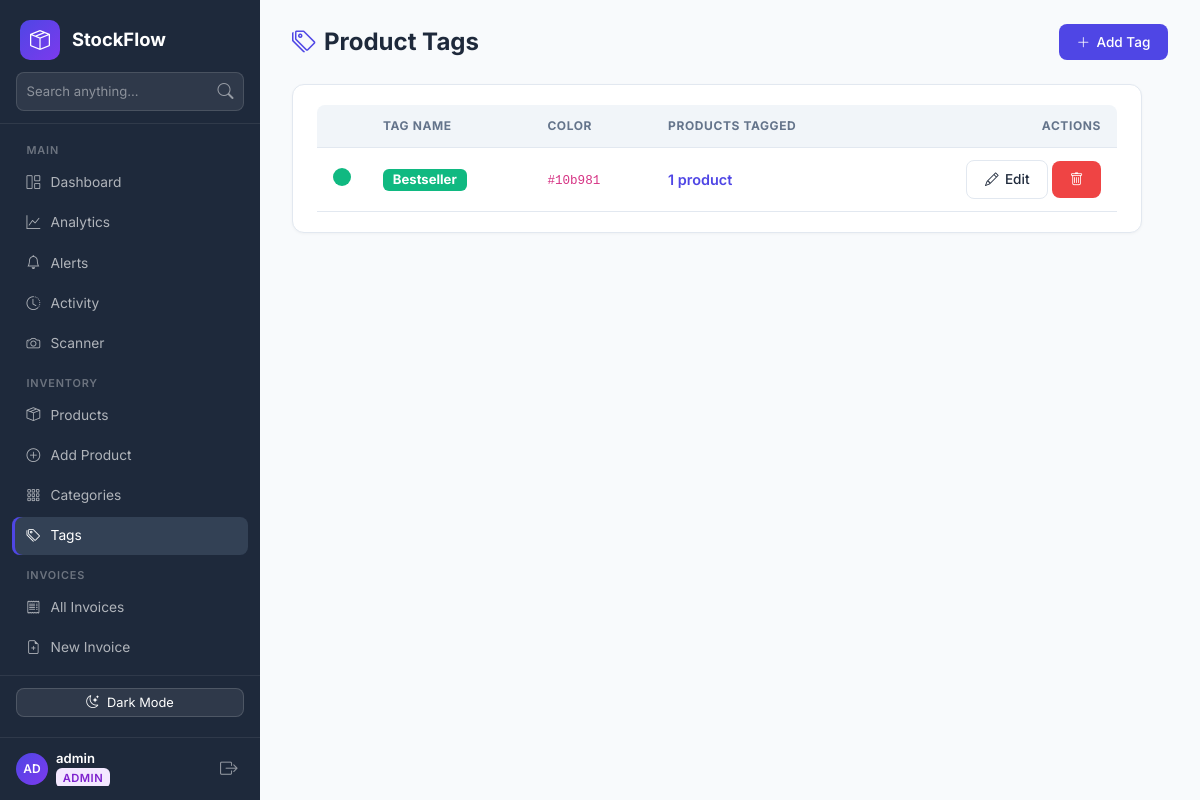
Screenshot of /tags (signed in) with the database file from the repository.
### app.py (models this page shows, shortened)
class User(db.Model, UserMixin):
    __tablename__ = "user"
    id            = db.Column(db.Integer, primary_key=True)
    username      = db.Column(db.String(80), unique=True, nullable=False)
    email         = db.Column(db.String(120), unique=True, nullable=False)
    password_hash = db.Column(db.String(255), nullable=False)
    role          = db.Column(db.String(20), default='staff')
    created_at    = db.Column(db.DateTime, default=datetime.utcnow)
    is_active     = db.Column(db.Boolean, default=True)
    @property
    def initials(self):
        parts = self.username.strip().split()
        if len(parts) >= 2:
            return (parts[0][0] + parts[1][0]).upper()
        return self.username[:2].upper() if self.username else '?'

class Tag(db.Model):
    __tablename__ = "tag"
    id    = db.Column(db.Integer, primary_key=True)
    name  = db.Column(db.String(50), unique=True, nullable=False)
    color = db.Column(db.String(20), default='#6366f1')

### app.py (the view)
@app.route('/tags')
@login_required
def tag_list():
    tags = Tag.query.order_by(Tag.name).all()
    return render_template('tags.html', tags=tags)

### app.py (called while the page is built)
@login_manager.user_loader
def load_user(user_id):
    return User.query.get(int(user_id))

@app.context_processor
def inject_global_data():
    try:
        low_stock_count = Product.query.filter(Product.quantity <= 10).count()
    except Exception:
        low_stock_count = 0
    return dict(
        low_stock_count=low_stock_count,
        permissions=PERMISSIONS,
        perm_definitions=PERM_DEFINITIONS
    )

### templates/tags.html (shortened to what this page needs)
{% extends "base.html" %}
{% block content %}
<div class="sf-topbar">
    <h1><i class="bi bi-tags me-2" style="color:var(--sf-primary)"></i>Product Tags</h1>
    <a href="{{ url_for('tag_create') }}" class="btn-sf primary"><i class="bi bi-plus-lg"></i> Add Tag</a>
</div>
<div class="sf-card" style="max-width:850px;">
    {% if tags %}
    <div class="table-responsive">
        <table class="sf-table">
            <thead>
                <tr>
                    <th style="width:40px;"></th>
                    <th>Tag Name</th>
                    <th>Color</th>
                    <th>Products Tagged</th>
                    <th style="text-align:right;">Actions</th>
                </tr>
            </thead>
            <tbody>
                {% for tag in tags %}
                <tr>
                    <td>
                        <span style="display:inline-block; width:18px; height:18px; border-radius:50%; background-color:{{ tag.color }};"></span>
                    </td>
                    <td>
                        <span class="badge" style="background-color:{{ tag.color }}; color:#fff; font-size:.82rem; padding:.35em .75em;">
                            {{ tag.name }}
                        </span>
                    </td>
                    <td><code>{{ tag.color }}</code></td>
                    <td>
                        <a href="{{ url_for('index', tag=tag.id) }}" style="color:var(--sf-primary); text-decoration:none; font-weight:600;">
                            {{ tag.products.count() }} product{{ 's' if tag.products.count() != 1 else '' }}
                        </a>
                    </td>
                    <td style="text-align:right;">
                        <a href="{{ url_for('tag_edit', tid=tag.id) }}" class="btn-sf outline btn-sm"><i class="bi bi-pencil"></i> Edit</a>
                        <form action="{{ url_for('tag_delete', tid=tag.id) }}" method="POST" style="display:inline;" onsubmit="return confirm('Delete tag #{{ tag.name }}?')">
                            <button type="submit" class="btn-sf danger btn-sm"><i class="bi bi-trash"></i></button>
                        </form>
                    </td>
                </tr>
                {% endfor %}
            </tbody>
        </table>
    </div>
    {% endif %}
</div>
{% endblock %}

### templates/base.html (shortened to what this page needs)
<!DOCTYPE html>
<html lang="en">
<head>
    <link href="https://cdn.jsdelivr.net/npm/bootstrap@5.3.2/dist/css/bootstrap.min.css" rel="stylesheet">
    <link rel="stylesheet" href="https://cdn.jsdelivr.net/npm/bootstrap-icons@1.11.2/font/bootstrap-icons.min.css">
</head>
<body>
    <nav class="sf-sidebar" id="sidebar">
        <div class="brand">
            <div class="brand-icon"><i class="bi bi-box-seam"></i></div>
            <span class="brand-text">StockFlow</span>
        </div>
        <div class="sf-sidebar-search">
            <form action="{{ url_for('search') }}" method="GET">
                <div class="input-group">
                    <input type="text" name="q" class="form-control" placeholder="Search anything..." value="{{ request.args.get('q', '') }}">
                    <button type="submit" class="btn"><i class="bi bi-search"></i></button>
                </div>
            </form>
        </div>
        <div class="nav-section">
            <div class="nav-label">Main</div>
            <a href="{{ url_for('index') }}" class="nav-link {% if request.endpoint == 'index' and not request.args.get('tag') %}active{% endif %}">
                <i class="bi bi-grid-1x2"></i> Dashboard
            </a>
            <a href="{{ url_for('analytics') }}" class="nav-link {% if request.endpoint == 'analytics' %}active{% endif %}">
                <i class="bi bi-graph-up"></i> Analytics
            </a>
            <a href="{{ url_for('alerts') }}" class="nav-link {% if request.endpoint == 'alerts' %}active{% endif %}">
                <i class="bi bi-bell"></i> Alerts
            </a>
            <a href="{{ url_for('activity_log') }}" class="nav-link {% if request.endpoint == 'activity_log' %}active{% endif %}">
                <i class="bi bi-clock-history"></i> Activity
            </a>
            <a href="{{ url_for('scanner') }}" class="nav-link {% if request.endpoint == 'scanner' %}active{% endif %}">
                <i class="bi bi-camera"></i> Scanner
            </a>
            <div class="nav-label">Inventory</div>
            <a href="{{ url_for('index') }}" class="nav-link {% if request.endpoint == 'index' %}active{% endif %}">
                <i class="bi bi-box-seam"></i> Products
            </a>
            <a href="{{ url_for('product_create') }}" class="nav-link {% if request.endpoint == 'product_create' %}active{% endif %}">
                <i class="bi bi-plus-circle"></i> Add Product
            </a>
            <a href="{{ url_for('category_list') }}" class="nav-link {% if request.endpoint in ['category_list', 'category_create', 'category_edit'] %}active{% endif %}">
                <i class="bi bi-grid-3x3-gap"></i> Categories
            </a>
            <a href="{{ url_for('tag_list') }}" class="nav-link {% if request.endpoint in ['tag_list', 'tag_create', 'tag_edit'] %}active{% endif %}">
                <i class="bi bi-tags"></i> Tags
            </a>
            <div class="nav-label">Invoices</div>
            <a href="{{ url_for('invoice_list') }}" class="nav-link {% if request.endpoint == 'invoice_list' %}active{% endif %}">
                <i class="bi bi-receipt"></i> All Invoices
            </a>
            <a href="{{ url_for('invoice_create') }}" class="nav-link {% if request.endpoint == 'invoice_create' %}active{% endif %}">
                <i class="bi bi-file-earmark-plus"></i> New Invoice
            </a>
            <a href="{{ url_for('return_list') }}" class="nav-link {% if request.endpoint in ['return_list', 'invoice_return_create'] %}active{% endif %}">
            </a>
        </div>
        <div class="sf-sidebar-footer" style="padding:0.75rem 1rem;">
            <button type="button" class="btn btn-sm w-100 d-flex align-items-center justify-content-center gap-2 mb-2" id="darkModeBtn" onclick="toggleDarkMode()" style="background:rgba(255,255,255,0.08);color:#fff;border:1px solid rgba(255,255,255,0.15);border-radius:8px;font-size:0.8rem;">
                <i class="bi bi-moon-stars" id="darkModeIcon"></i> <span id="darkModeText">Dark Mode</span>
            </button>
        </div>
        {% if current_user.is_authenticated %}
        <div class="user-footer-card">
            <div class="d-flex align-items-center gap-2 overflow-hidden">
                <div class="avatar sm blue">{{ current_user.initials }}</div>
                <div style="line-height:1.2; overflow:hidden;">
                    <div style="color:#fff; font-weight:600; font-size:.82rem; white-space:nowrap; text-overflow:ellipsis; overflow:hidden;">
                        {{ current_user.username }}
                    </div>
                    <span class="badge-role {{ current_user.role }}">{{ current_user.role }}</span>
                </div>
            </div>
            <a href="{{ url_for('logout') }}" title="Logout" style="color:rgba(255,255,255,.5); font-size:1.1rem; padding:.2rem .4rem; text-decoration:none;" onmouseover="this.style.color='#ef4444'" onmouseout="this.style.color='rgba(255,255,255,.5)'">
                <i class="bi bi-box-arrow-right"></i>
            </a>
        </div>
        {% endif %}
    </nav>
    <div class="sf-main">
        {% block content %}{% endblock %}
    </div>
</body>
</html>

### rows the page displays
User: initials "AD", username "admin", role "ADMIN"
Tag: name "Bestseller", color "#10b981", products.count "1"
